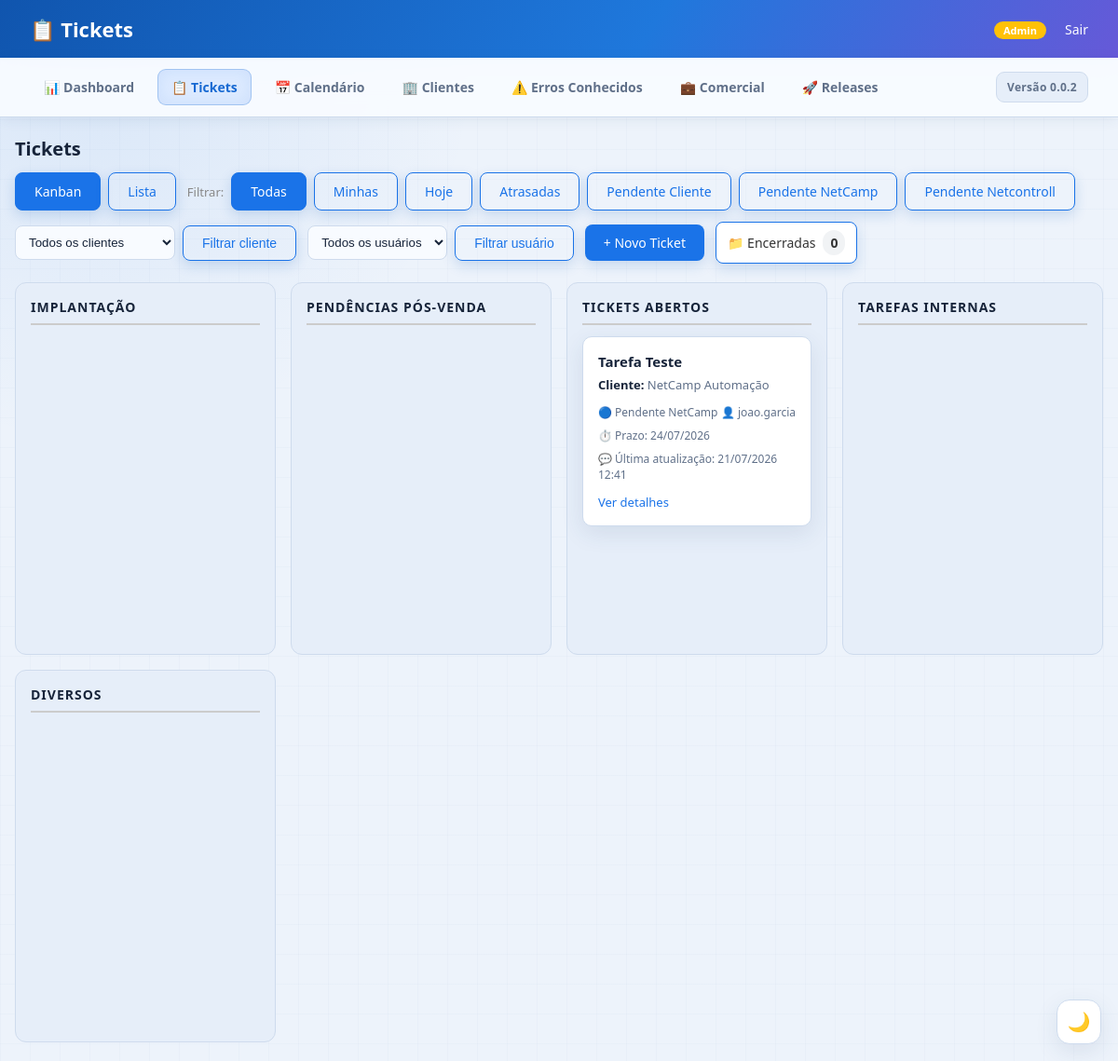
/tarefas/ (signed in), run on the app's committed database.
### app/models.py (models this page shows, shortened)
class Task(models.Model):
    AREAS = [
        ('tickets', 'Tickets'),
        ('comercial', 'Comercial'),
    ]
    STATUS_CHOICES = [
        ('pendente_cliente', 'Pendente Cliente'),
        ('pendente_netcamp', 'Pendente NetCamp'),
        ('pendente_netcontroll', 'Pendente Netcontroll'),
    ]
    FASES_TICKETS = [
        ('implantacao', 'Implantação'),
        ('pendencias_pos_venda', 'Pendências Pós-Venda'),
        ('tickets_abertos', 'Tickets Abertos'),
        ('tarefas_internas', 'Tarefas Internas'),
        ('diversos', 'Diversos'),
    ]
    FASES_COMERCIAL = [
        ('aprovado_aguardando_implantacao', 'Aprovado, aguardando implantação'),
        ('lead_inicial', 'Lead inicial'),
        ('apresentacao', 'Apresentação'),
        ('enviar_proposta', 'Enviar proposta'),
        ('aguardando_retorno', 'Aguardando retorno'),
        ('cobrancas_avulsas', 'Cobranças avulsas de clientes'),
    ]
    FASES = FASES_TICKETS + FASES_COMERCIAL
    STATUS_COMERCIAL = [
        ('contato_inicial', 'Contato Inicial'),
        ('proposta_enviada', 'Proposta Enviada'),
        ('negociacao', 'Negociação'),
        ('aprovado', 'Aprovado'),
    ]
    STATUS_IMPLANTACAO = [
        ('pendente', 'Pendente'),
        ('em_andamento', 'Em Andamento'),
        ('concluido', 'Concluído'),
    ]
    STATUS_SUPORTE = [
        ('aberto', 'Aberto'),
        ('em_andamento', 'Em Andamento'),
        ('aguardando', 'Aguardando Cliente'),
        ('resolvido', 'Resolvido'),
        ('fechado', 'Fechado'),
    ]
    titulo = models.CharField(max_length=300)
    descricao = models.TextField(blank=True)
    area = models.CharField(max_length=20, choices=AREAS, default='tickets')
    fase = models.CharField(max_length=40, choices=FASES, default='tickets_abertos')
    status = models.CharField(max_length=30, choices=STATUS_CHOICES, default='pendente_cliente')
    prioridade = models.CharField(max_length=20, choices=[
        ('baixa', 'Baixa'),
        ('media', 'Média'),
        ('alta', 'Alta'),
        ('urgente', 'Urgente'),
    ], default='media')
    encerrada = models.BooleanField('Encerrada', default=False)
    responsavel = models.ForeignKey(User, on_delete=models.SET_NULL, null=True, blank=True, related_name='tarefas')
    lead = models.ForeignKey(Lead, on_delete=models.CASCADE, null=True, blank=True, related_name='tarefas')
    cliente = models.ForeignKey(
        Cliente,
        on_delete=models.SET_NULL,
        null=True,
        blank=True,
        related_name='tarefas',
    )
    origem_comercial = models.OneToOneField(
        'self',
        on_delete=models.SET_NULL,
        null=True,
        blank=True,
        related_name='ticket_implantacao',
    )
    prazo = models.DateField(null=True, blank=True)
    criado_em = models.DateTimeField(auto_now_add=True)
    atualizado_em = models.DateTimeField(auto_now=True)

class Cliente(models.Model):
    codigo = models.CharField('ID', max_length=5, unique=True, null=True, blank=True)
    nome_fantasia = models.CharField('Nome Fantasia', max_length=200)
    razao_social = models.CharField('Razão Social', max_length=200)
    cnpj = models.CharField('CNPJ', max_length=18)
    proprietario = models.CharField('Proprietário', max_length=150)
    telefone = models.CharField('Telefone', max_length=30)
    observacoes = models.TextField('Observações', blank=True)
    ativo = models.BooleanField('Ativo', default=True)
    motivo_inativacao = models.TextField('Motivo da inativação', blank=True)
    inativado_em = models.DateTimeField('Inativado em', null=True, blank=True)
    criado_em = models.DateTimeField(auto_now_add=True)
    atualizado_em = models.DateTimeField(auto_now=True)
    class Meta:
        ordering = ['nome_fantasia']

### app/views.py (the view, shortened to what this page needs)
# urls.py: path('tarefas/', views.tarefas, name='tarefas'),
@login_required(login_url='/login/')
def tarefas(request):
    filtro = request.GET.get('filtro', 'todas')
    cliente_filtro = request.GET.get('cliente', '').strip()
    responsavel_filtro = request.GET.get('responsavel', '').strip()
    status_filtros = dict(Task.STATUS_CHOICES)
    hoje = date.today()
    if request.user.is_superuser:
        if filtro in status_filtros:
            tarefas = Task.objects.filter(encerrada=False, status=filtro).order_by('-atualizado_em')
        elif filtro == 'minhas':
            tarefas = Task.objects.filter(encerrada=False, responsavel=request.user).order_by('-atualizado_em')
        elif filtro == 'ativas':
            tarefas = Task.objects.filter(encerrada=False, prazo__gt=hoje).order_by('-atualizado_em')
        elif filtro == 'hoje':
            tarefas = Task.objects.filter(encerrada=False, prazo=hoje).order_by('-atualizado_em')
        elif filtro == 'atrasadas':
            tarefas = Task.objects.filter(encerrada=False, prazo__lt=hoje).order_by('-atualizado_em')
        else:
            tarefas = Task.objects.filter(encerrada=False).order_by('-atualizado_em')
    tarefas = tarefas.filter(area='tickets')
    selected_responsavel_id = None
    if request.user.is_superuser and responsavel_filtro.isdigit() and User.objects.filter(
        id=responsavel_filtro,
        is_active=True,
    ).exists():
        selected_responsavel_id = int(responsavel_filtro)
        tarefas = tarefas.filter(responsavel_id=selected_responsavel_id)
    else:
        responsavel_filtro = ''
    selected_cliente_id = None
    if cliente_filtro == 'sem_cliente':
        tarefas = tarefas.filter(cliente__isnull=True)
    elif cliente_filtro.isdigit() and Cliente.objects.filter(id=cliente_filtro).exists():
        selected_cliente_id = int(cliente_filtro)
        tarefas = tarefas.filter(cliente_id=selected_cliente_id)
    else:
        cliente_filtro = ''
    tarefas = tarefas.select_related('cliente', 'responsavel').annotate(
        ultima_atualizacao_comentario=Max('comentarios__criado_em')
    )
    fases = dict(Task.FASES_TICKETS)
    view_mode = request.GET.get('view', 'kanban')
    if view_mode not in ['kanban', 'lista']:
        view_mode = 'kanban'
    users = User.objects.filter(is_active=True).order_by('username') if request.user.is_superuser else None
    if request.user.is_superuser:
        encerradas_count = Task.objects.filter(encerrada=True, area='tickets').count()
    else:
        encerradas_count = Task.objects.filter(encerrada=True, area='tickets', responsavel=request.user).count()
    return render(request, 'app/kanban.html', {
        'tarefas': tarefas,
        'fases': fases,
        'filtro_atual': filtro,
        'view_mode': view_mode,
        'is_admin': request.user.is_superuser,
        'users': users,
        'encerradas_count': encerradas_count,
        'clientes': Cliente.objects.all(),
        'cliente_filtro': cliente_filtro,
        'selected_cliente_id': selected_cliente_id,
        'responsavel_filtro': responsavel_filtro,
        'selected_responsavel_id': selected_responsavel_id,
    })

### app/templates/app/kanban.html (shortened to what this page needs)
<!DOCTYPE html>
<html lang="pt-br">
<head>
    <link rel="stylesheet" href="https://cdnjs.cloudflare.com/ajax/libs/font-awesome/6.4.0/css/all.min.css">
    <link rel="stylesheet" href="/static/app/theme.css?v=20260722-3">
</head>
<body>
    <div class="topo">
        <h2>📋 Tickets</h2>
        <div>
            {% if is_admin %}<span class="badge-admin">Admin</span>{% endif %}
            <a href="{% url 'logout' %}" style="color: white; text-decoration: none; margin-left: 16px;">Sair</a>
        </div>
    </div>
    {% include 'app/base_nav_snippet.html' %}
    <div class="container">
        <div class="topo-actions">
            <h2>Tickets</h2>
            <div style="display: flex; gap: 12px; align-items: center; flex-wrap: wrap;">
                <div class="view-switch">
                    <a href="?view=kanban{% if filtro_atual %}&filtro={{ filtro_atual }}{% endif %}" class="btn btn-outline {% if view_mode == 'kanban' %}active{% endif %}">Kanban</a>
                    <a href="?view=lista{% if filtro_atual %}&filtro={{ filtro_atual }}{% endif %}" class="btn btn-outline ">Lista</a>
                </div>
                <div class="filtros">
                    <span>Filtrar:</span>
                    <a href="?view={{ view_mode }}&filtro=todas" class="btn btn-outline {% if filtro_atual == 'todas' %}active{% endif %}">Todas</a>
                    <a href="?view={{ view_mode }}&filtro=minhas" class="btn btn-outline ">Minhas</a>
                    <a href="?view={{ view_mode }}&filtro=hoje" class="btn btn-outline ">Hoje</a>
                    <a href="?view={{ view_mode }}&filtro=atrasadas" class="btn btn-outline ">Atrasadas</a>
                    <a href="?view={{ view_mode }}&filtro=pendente_cliente" class="btn btn-outline ">Pendente Cliente</a>
                    <a href="?view={{ view_mode }}&filtro=pendente_netcamp" class="btn btn-outline ">Pendente NetCamp</a>
                    <a href="?view={{ view_mode }}&filtro=pendente_netcontroll" class="btn btn-outline ">Pendente Netcontroll</a>
                </div>
                <form method="get" style="display: flex; gap: 8px; align-items: center; margin: 0;">
                    <select name="cliente" style="padding: 9px 10px; border: 1px solid #1a73e8; border-radius: 8px; background: white;">
                        <option value="">Todos os clientes</option>
                    </select>
                    <button type="submit" class="btn btn-outline">Filtrar cliente</button>
                </form>
                {% if is_admin %}
                <form method="get" style="display: flex; gap: 8px; align-items: center; margin: 0;">
                    <select name="responsavel" style="padding: 9px 10px; border: 1px solid #1a73e8; border-radius: 8px; background: white;">
                        <option value="">Todos os usuários</option>
                    </select>
                    <button type="submit" class="btn btn-outline">Filtrar usuário</button>
                </form>
                {% endif %}
                <a href="{% url 'criar_tarefa' %}" class="btn">+ Novo Ticket</a>
                <a href="{% url 'tarefas_encerradas' %}" class="btn btn-outline encerradas-btn" style="background:#fff;color:#333;display:flex;align-items:center;gap:8px;padding:8px 12px;border-radius:8px;">
                    <span style="display:inline-flex;align-items:center;gap:8px;">📁 Encerradas</span>
                    <span class="encerradas-count" style="background:#f1f3f5;color:#333;padding:4px 8px;border-radius:12px;font-weight:600;">{{ encerradas_count }}</span>
                </a>
            </div>
        </div>
        {% if view_mode == 'kanban' %}
        <div class="kanban-board">
            {% for fase_key, fase_nome in fases.items %}
            <div class="coluna" data-fase="{{ fase_key }}">
                <h3>{{ fase_nome }}</h3>
                {% for tarefa in tarefas %}
                    {% if tarefa.fase == fase_key %}
                    <div class="card prioridade-{{ tarefa.prioridade }}" draggable="true" data-mover-url="{% url 'mover_tarefa' tarefa.id %}">
                        <h4>{{ tarefa.titulo }}</h4>
                        <p><strong>Cliente:</strong> {{ tarefa.cliente.nome_fantasia|default:"— Sem cliente —" }}</p>
                        <div class="meta">
                            <span>🔵 {{ tarefa.get_status_display }}</span>
                            <span>👤 {{ tarefa.responsavel.username|default:"—" }}</span>
                        </div>
                        <div class="meta" style="margin-top: 8px; gap: 8px;">
                            <span>⏱️ Prazo: {{ tarefa.prazo|date:"d/m/Y"|default:"—" }}</span>
                        </div>
                        <div class="meta" style="margin-top: 8px; gap: 8px;">
                            <span>💬 Última atualização: {% if tarefa.ultima_atualizacao_comentario %}{{ tarefa.ultima_atualizacao_comentario|date:"d/m/Y H:i" }}{% else %}Nenhum comentário{% endif %}</span>
                        </div>
                        <div class="card-footer">
                            <a href="{% url 'detalhes_tarefa' tarefa.id %}">Ver detalhes</a>
                        </div>
                    </div>
                    {% endif %}
                {% empty %}
                    <p style="color: #999; font-size: 13px; text-align: center; padding: 20px;">Nenhum ticket</p>
                {% endfor %}
            </div>
            {% endfor %}
        </div>
        {% endif %}
    </div>
</body>
</html>

### data on the page
Task: titulo "Tarefa Teste", cliente.nome_fantasia "NetCamp Automação", status "Pendente NetCamp", responsavel.username "joao.garcia", prazo "24/07/2026", ultima_atualizacao_comentario "21/07/2026 12:41"

### other printed values
{{ encerradas_count }} "0"
{{ fase_nome }} "IMPLANTAÇÃO" "PENDÊNCIAS PÓS-VENDA" "TICKETS ABERTOS" "TAREFAS INTERNAS" "DIVERSOS"
